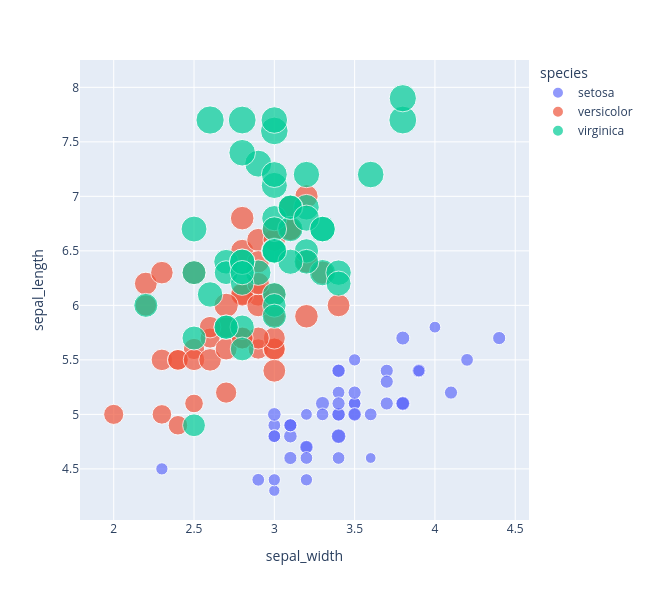

Notebook code for this chart:
### Code cell
fig = px.scatter(df,x = 'sepal_width',y = 'sepal_length',
                 color = 'species',
                 width = 650,height = 600,
                 size = 'petal_length')
fig.show()
fig.write_image('Figures/px_iris_fig7.svg')

### Figure 1 — Plotly figure (JSON) as saved in the notebook; plotly's stock layout.template omitted (floating-point values rounded to 4 significant figures)
{"data": [{"hovertemplate": "species=setosa<br>sepal_width=%{x}<br>sepal_length=%{y}<br>petal_length=%{marker.size}<extra></extra>", "legendgroup": "setosa", "marker": {"color": "#636efa", "size": [1.4, 1.4, 1.3, 1.5, 1.4, 1.7, 1.4, 1.5, 1.4, 1.5, 1.5, 1.6, 1.4, 1.1, 1.2, 1.5, 1.3, 1.4, 1.7, 1.5, 1.7, 1.5, 1.0, 1.7, 1.9, 1.6, 1.6, 1.5, 1.4, 1.6, 1.6, 1.5, 1.5, 1.4, 1.5, 1.2, 1.3, 1.5, 1.3, 1.5, 1.3, 1.3, 1.3, 1.6, 1.9, 1.4, 1.6, 1.4, 1.5, 1.4], "sizemode": "area", "sizeref": 0.01725, "symbol": "circle"}, "mode": "markers", "name": "setosa", "orientation": "v", "showlegend": true, "type": "scatter", "x": [3.5, 3.0, 3.2, 3.1, 3.6, 3.9, 3.4, 3.4, 2.9, 3.1, 3.7, 3.4, 3.0, 3.0, 4.0, 4.4, 3.9, 3.5, 3.8, 3.8, 3.4, 3.7, 3.6, 3.3, 3.4, 3.0, 3.4, 3.5, 3.4, 3.2, 3.1, 3.4, 4.1, 4.2, 3.1, 3.2, 3.5, 3.1, 3.0, 3.4, 3.5, 2.3, 3.2, 3.5, 3.8, 3.0, 3.8, 3.2, 3.7, 3.3], "xaxis": "x", "y": [5.1, 4.9, 4.7, 4.6, 5.0, 5.4, 4.6, 5.0, 4.4, 4.9, 5.4, 4.8, 4.8, 4.3, 5.8, 5.7, 5.4, 5.1, 5.7, 5.1, 5.4, 5.1, 4.6, 5.1, 4.8, 5.0, 5.0, 5.2, 5.2, 4.7, 4.8, 5.4, 5.2, 5.5, 4.9, 5.0, 5.5, 4.9, 4.4, 5.1, 5.0, 4.5, 4.4, 5.0, 5.1, 4.8, 5.1, 4.6, 5.3, 5.0], "yaxis": "y"}, {"hovertemplate": "species=versicolor<br>sepal_width=%{x}<br>sepal_length=%{y}<br>petal_length=%{marker.size}<extra></extra>", "legendgroup": "versicolor", "marker": {"color": "#EF553B", "size": [4.7, 4.5, 4.9, 4.0, 4.6, 4.5, 4.7, 3.3, 4.6, 3.9, 3.5, 4.2, 4.0, 4.7, 3.6, 4.4, 4.5, 4.1, 4.5, 3.9, 4.8, 4.0, 4.9, 4.7, 4.3, 4.4, 4.8, 5.0, 4.5, 3.5, 3.8, 3.7, 3.9, 5.1, 4.5, 4.5, 4.7, 4.4, 4.1, 4.0, 4.4, 4.6, 4.0, 3.3, 4.2, 4.2, 4.2, 4.3, 3.0, 4.1], "sizemode": "area", "sizeref": 0.01725, "symbol": "circle"}, "mode": "markers", "name": "versicolor", "orientation": "v", "showlegend": true, "type": "scatter", "x": [3.2, 3.2, 3.1, 2.3, 2.8, 2.8, 3.3, 2.4, 2.9, 2.7, 2.0, 3.0, 2.2, 2.9, 2.9, 3.1, 3.0, 2.7, 2.2, 2.5, 3.2, 2.8, 2.5, 2.8, 2.9, 3.0, 2.8, 3.0, 2.9, 2.6, 2.4, 2.4, 2.7, 2.7, 3.0, 3.4, 3.1, 2.3, 3.0, 2.5, 2.6, 3.0, 2.6, 2.3, 2.7, 3.0, 2.9, 2.9, 2.5, 2.8], "xaxis": "x", "y": [7.0, 6.4, 6.9, 5.5, 6.5, 5.7, 6.3, 4.9, 6.6, 5.2, 5.0, 5.9, 6.0, 6.1, 5.6, 6.7, 5.6, 5.8, 6.2, 5.6, 5.9, 6.1, 6.3, 6.1, 6.4, 6.6, 6.8, 6.7, 6.0, 5.7, 5.5, 5.5, 5.8, 6.0, 5.4, 6.0, 6.7, 6.3, 5.6, 5.5, 5.5, 6.1, 5.8, 5.0, 5.6, 5.7, 5.7, 6.2, 5.1, 5.7], "yaxis": "y"}, {"hovertemplate": "species=virginica<br>sepal_width=%{x}<br>sepal_length=%{y}<br>petal_length=%{marker.size}<extra></extra>", "legendgroup": "virginica", "marker": {"color": "#00cc96", "size": [6.0, 5.1, 5.9, 5.6, 5.8, 6.6, 4.5, 6.3, 5.8, 6.1, 5.1, 5.3, 5.5, 5.0, 5.1, 5.3, 5.5, 6.7, 6.9, 5.0, 5.7, 4.9, 6.7, 4.9, 5.7, 6.0, 4.8, 4.9, 5.6, 5.8, 6.1, 6.4, 5.6, 5.1, 5.6, 6.1, 5.6, 5.5, 4.8, 5.4, 5.6, 5.1, 5.1, 5.9, 5.7, 5.2, 5.0, 5.2, 5.4, 5.1], "sizemode": "area", "sizeref": 0.01725, "symbol": "circle"}, "mode": "markers", "name": "virginica", "orientation": "v", "showlegend": true, "type": "scatter", "x": [3.3, 2.7, 3.0, 2.9, 3.0, 3.0, 2.5, 2.9, 2.5, 3.6, 3.2, 2.7, 3.0, 2.5, 2.8, 3.2, 3.0, 3.8, 2.6, 2.2, 3.2, 2.8, 2.8, 2.7, 3.3, 3.2, 2.8, 3.0, 2.8, 3.0, 2.8, 3.8, 2.8, 2.8, 2.6, 3.0, 3.4, 3.1, 3.0, 3.1, 3.1, 3.1, 2.7, 3.2, 3.3, 3.0, 2.5, 3.0, 3.4, 3.0], "xaxis": "x", "y": [6.3, 5.8, 7.1, 6.3, 6.5, 7.6, 4.9, 7.3, 6.7, 7.2, 6.5, 6.4, 6.8, 5.7, 5.8, 6.4, 6.5, 7.7, 7.7, 6.0, 6.9, 5.6, 7.7, 6.3, 6.7, 7.2, 6.2, 6.1, 6.4, 7.2, 7.4, 7.9, 6.4, 6.3, 6.1, 7.7, 6.3, 6.4, 6.0, 6.9, 6.7, 6.9, 5.8, 6.8, 6.7, 6.7, 6.3, 6.5, 6.2, 5.9], "yaxis": "y"}], "layout": {"height": 600, "legend": {"itemsizing": "constant", "title": {"text": "species"}, "tracegroupgap": 0}, "margin": {"t": 60}, "width": 650, "xaxis": {"anchor": "y", "domain": [0, 1], "title": {"text": "sepal_width"}}, "yaxis": {"anchor": "x", "domain": [0, 1], "title": {"text": "sepal_length"}}}}
